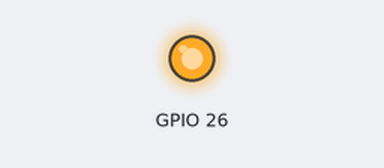
This program was run on a simulated Raspberry Pi (BCM pin numbers). Parts: output pins drawn as LEDs (lit = HIGH). At 5.0 s the program stops and its outputs stay as they are.

Above: at 0.1 s.
At 5.1 s:
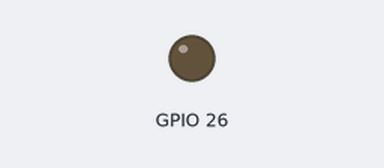
Timing chart, 0 to 6.5 s (numbered marks = the images above):
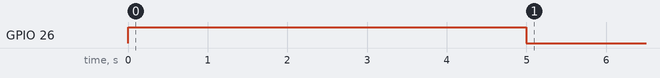

The program:

relay.py
```python
#!/usr/bin/python3
import os
import time

import RPi.GPIO as GPIO

PIN = 26


def gpio_on(channel) -> None:
    GPIO.setmode(GPIO.BCM)
    GPIO.setup(channel, GPIO.OUT)
    state = 1
    try:
        GPIO.output(channel, state)
    except Exception:
        GPIO.output(channel, 0)
        GPIO.cleanup()


def gpio_off(channel) -> None:
    GPIO.setmode(GPIO.BCM)
    GPIO.setup(channel, GPIO.OUT)
    state = 0
    try:
        GPIO.output(channel, state)
    except Exception:
        GPIO.output(channel, 0)
        GPIO.cleanup()
        os.system('sudo reboot now')


def get_state(channel) -> GPIO:
    GPIO.setmode(GPIO.BCM)
    GPIO.setup(channel, GPIO.OUT)
    state = GPIO.input(channel)
    return state


def main() -> None:
    gpio_on(PIN)
    time.sleep(5)
    gpio_off(PIN)


if __name__ == '__main__':
    main()
```
